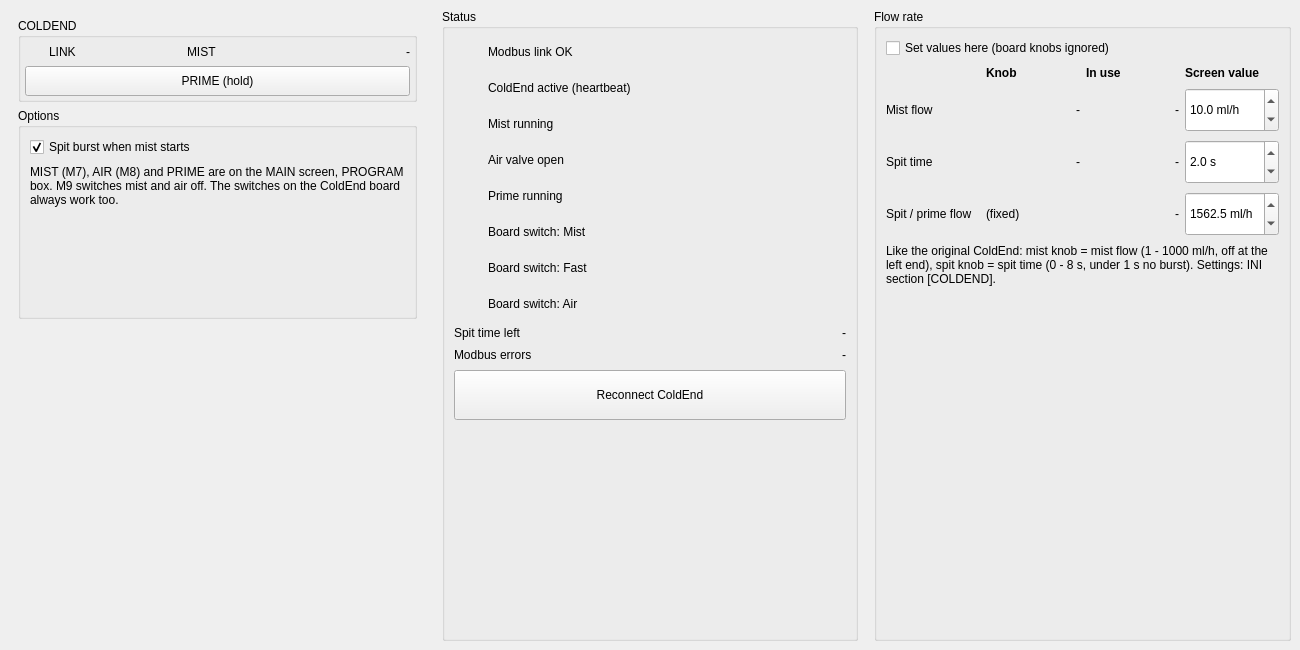
<?xml version="1.0" ?>
<ui version="4.0">
 <class>MainWindow</class>
 <widget class="QMainWindow" name="MainWindow">
  <property name="geometry">
   <rect>
    <x>0</x>
    <y>0</y>
    <width>1300</width>
    <height>650</height>
   </rect>
  </property>
  <property name="windowTitle">
   <string>ColdEnd</string>
  </property>
  <widget class="QWidget" name="centralwidget">
   <layout class="QGridLayout" name="main_l">
    <property name="horizontalSpacing">
     <number>16</number>
    </property>
    <item row="0" column="0">
     <widget class="QWidget" name="col_left">
      <layout class="QVBoxLayout" name="col_left_l">
       <item>
        <widget class="QGroupBox" name="grp_main">
         <property name="title">
          <string>COLDEND</string>
         </property>
         <property name="minimumSize">
          <size>
           <width>0</width>
           <height>84</height>
          </size>
         </property>
         <property name="maximumSize">
          <size>
           <width>16777215</width>
           <height>84</height>
          </size>
         </property>
         <layout class="QGridLayout" name="grp_main_l">
          <property name="leftMargin">
           <number>4</number>
          </property>
          <property name="topMargin">
           <number>4</number>
          </property>
          <property name="rightMargin">
           <number>4</number>
          </property>
          <property name="bottomMargin">
           <number>4</number>
          </property>
          <property name="horizontalSpacing">
           <number>4</number>
          </property>
          <property name="verticalSpacing">
           <number>4</number>
          </property>
          <item row="0" column="0">
           <widget class="LED" name="led_main_link">
            <property name="minimumSize">
             <size>
              <width>20</width>
              <height>20</height>
             </size>
            </property>
            <property name="maximumSize">
             <size>
              <width>20</width>
              <height>20</height>
             </size>
            </property>
           </widget>
          </item>
          <item row="0" column="1">
           <widget class="QLabel" name="t_main_link">
            <property name="text">
             <string>LINK</string>
            </property>
           </widget>
          </item>
          <item row="0" column="2">
           <widget class="LED" name="led_main_mist">
            <property name="minimumSize">
             <size>
              <width>20</width>
              <height>20</height>
             </size>
            </property>
            <property name="maximumSize">
             <size>
              <width>20</width>
              <height>20</height>
             </size>
            </property>
           </widget>
          </item>
          <item row="0" column="3">
           <widget class="QLabel" name="t_main_mist">
            <property name="text">
             <string>MIST</string>
            </property>
           </widget>
          </item>
          <item row="0" column="4">
           <widget class="HALLabel" name="lbl_main_flow">
            <property name="textTemplate" stdset="0">
             <string>%.1f ml/h</string>
            </property>
            <property name="bit_pin_type" stdset="0">
             <bool>false</bool>
            </property>
            <property name="float_pin_type" stdset="0">
             <bool>true</bool>
            </property>
            <property name="alignment">
             <set>Qt::AlignRight|Qt::AlignVCenter</set>
            </property>
            <property name="text">
             <string>-</string>
            </property>
           </widget>
          </item>
          <item row="1" column="0" colspan="5">
           <widget class="PushButton" name="btn_prime">
            <property name="text">
             <string>PRIME (hold)</string>
            </property>
            <property name="minimumSize">
             <size>
              <width>0</width>
              <height>30</height>
             </size>
            </property>
            <property name="maximumSize">
             <size>
              <width>16777215</width>
              <height>30</height>
             </size>
            </property>
           </widget>
          </item>
         </layout>
        </widget>
       </item>
       <item>
        <widget class="QGroupBox" name="grp_options">
         <property name="title">
          <string>Options</string>
         </property>
         <layout class="QGridLayout" name="grp_options_l" rowstretch="0,0,1">
          <property name="verticalSpacing">
           <number>8</number>
          </property>
          <item row="0" column="0">
           <widget class="CheckBox" name="chk_spit">
            <property name="text">
             <string>Spit burst when mist starts</string>
            </property>
            <property name="checked">
             <bool>true</bool>
            </property>
           </widget>
          </item>
          <item row="1" column="0">
           <widget class="QLabel" name="lbl_opt_note">
            <property name="text">
             <string>MIST (M7), AIR (M8) and PRIME are on the MAIN screen, PROGRAM box. M9 switches mist and air off. The switches on the ColdEnd board always work too.</string>
            </property>
            <property name="wordWrap">
             <bool>true</bool>
            </property>
           </widget>
          </item>
          <item row="2" column="0">
           <spacer name="grp_options_vspace">
            <property name="orientation">
             <enum>Qt::Vertical</enum>
            </property>
           </spacer>
          </item>
         </layout>
        </widget>
       </item>
       <item>
        <widget class="QLabel" name="img_board">
         <property name="text">
          <string/>
         </property>
         <property name="alignment">
          <set>Qt::AlignCenter</set>
         </property>
         <property name="minimumSize">
          <size>
           <width>0</width>
           <height>300</height>
          </size>
         </property>
        </widget>
       </item>
       <item>
        <spacer name="col_left_vspace">
         <property name="orientation">
          <enum>Qt::Vertical</enum>
         </property>
        </spacer>
       </item>
      </layout>
     </widget>
    </item>
    <item row="0" column="1">
     <widget class="QGroupBox" name="grp_status">
      <property name="title">
       <string>Status</string>
      </property>
      <layout class="QGridLayout" name="grp_status_l" rowstretch="0,0,0,0,0,0,0,0,0,0,0,1">
       <property name="verticalSpacing">
        <number>8</number>
       </property>
       <item row="0" column="0">
        <widget class="LED" name="led_link">
         <property name="minimumSize">
          <size>
           <width>28</width>
           <height>28</height>
          </size>
         </property>
         <property name="maximumSize">
          <size>
           <width>28</width>
           <height>28</height>
          </size>
         </property>
        </widget>
       </item>
       <item row="0" column="1" colspan="2">
        <widget class="QLabel" name="t_led_link">
         <property name="text">
          <string>Modbus link OK</string>
         </property>
        </widget>
       </item>
       <item row="1" column="0">
        <widget class="LED" name="led_fw">
         <property name="minimumSize">
          <size>
           <width>28</width>
           <height>28</height>
          </size>
         </property>
         <property name="maximumSize">
          <size>
           <width>28</width>
           <height>28</height>
          </size>
         </property>
        </widget>
       </item>
       <item row="1" column="1" colspan="2">
        <widget class="QLabel" name="t_led_fw">
         <property name="text">
          <string>ColdEnd active (heartbeat)</string>
         </property>
        </widget>
       </item>
       <item row="2" column="0">
        <widget class="LED" name="led_mist">
         <property name="minimumSize">
          <size>
           <width>28</width>
           <height>28</height>
          </size>
         </property>
         <property name="maximumSize">
          <size>
           <width>28</width>
           <height>28</height>
          </size>
         </property>
        </widget>
       </item>
       <item row="2" column="1" colspan="2">
        <widget class="QLabel" name="t_led_mist">
         <property name="text">
          <string>Mist running</string>
         </property>
        </widget>
       </item>
       <item row="3" column="0">
        <widget class="LED" name="led_air">
         <property name="minimumSize">
          <size>
           <width>28</width>
           <height>28</height>
          </size>
         </property>
         <property name="maximumSize">
          <size>
           <width>28</width>
           <height>28</height>
          </size>
         </property>
        </widget>
       </item>
       <item row="3" column="1" colspan="2">
        <widget class="QLabel" name="t_led_air">
         <property name="text">
          <string>Air valve open</string>
         </property>
        </widget>
       </item>
       <item row="4" column="0">
        <widget class="LED" name="led_prime">
         <property name="minimumSize">
          <size>
           <width>28</width>
           <height>28</height>
          </size>
         </property>
         <property name="maximumSize">
          <size>
           <width>28</width>
           <height>28</height>
          </size>
         </property>
        </widget>
       </item>
       <item row="4" column="1" colspan="2">
        <widget class="QLabel" name="t_led_prime">
         <property name="text">
          <string>Prime running</string>
         </property>
        </widget>
       </item>
       <item row="5" column="0">
        <widget class="LED" name="led_sw_mist">
         <property name="minimumSize">
          <size>
           <width>28</width>
           <height>28</height>
          </size>
         </property>
         <property name="maximumSize">
          <size>
           <width>28</width>
           <height>28</height>
          </size>
         </property>
        </widget>
       </item>
       <item row="5" column="1" colspan="2">
        <widget class="QLabel" name="t_led_sw_mist">
         <property name="text">
          <string>Board switch: Mist</string>
         </property>
        </widget>
       </item>
       <item row="6" column="0">
        <widget class="LED" name="led_sw_fast">
         <property name="minimumSize">
          <size>
           <width>28</width>
           <height>28</height>
          </size>
         </property>
         <property name="maximumSize">
          <size>
           <width>28</width>
           <height>28</height>
          </size>
         </property>
        </widget>
       </item>
       <item row="6" column="1" colspan="2">
        <widget class="QLabel" name="t_led_sw_fast">
         <property name="text">
          <string>Board switch: Fast</string>
         </property>
        </widget>
       </item>
       <item row="7" column="0">
        <widget class="LED" name="led_sw_air">
         <property name="minimumSize">
          <size>
           <width>28</width>
           <height>28</height>
          </size>
         </property>
         <property name="maximumSize">
          <size>
           <width>28</width>
           <height>28</height>
          </size>
         </property>
        </widget>
       </item>
       <item row="7" column="1" colspan="2">
        <widget class="QLabel" name="t_led_sw_air">
         <property name="text">
          <string>Board switch: Air</string>
         </property>
        </widget>
       </item>
       <item row="8" column="0" colspan="2">
        <widget class="QLabel" name="t_spit_left">
         <property name="text">
          <string>Spit time left</string>
         </property>
        </widget>
       </item>
       <item row="8" column="2">
        <widget class="HALLabel" name="lbl_spit_left">
         <property name="textTemplate" stdset="0">
          <string>%.1f s</string>
         </property>
         <property name="bit_pin_type" stdset="0">
          <bool>false</bool>
         </property>
         <property name="float_pin_type" stdset="0">
          <bool>true</bool>
         </property>
         <property name="alignment">
          <set>Qt::AlignRight|Qt::AlignVCenter</set>
         </property>
         <property name="text">
          <string>-</string>
         </property>
        </widget>
       </item>
       <item row="9" column="0" colspan="2">
        <widget class="QLabel" name="t_errors">
         <property name="text">
          <string>Modbus errors</string>
         </property>
        </widget>
       </item>
       <item row="9" column="2">
        <widget class="HALLabel" name="lbl_errors">
         <property name="textTemplate" stdset="0">
          <string>%d</string>
         </property>
         <property name="bit_pin_type" stdset="0">
          <bool>false</bool>
         </property>
         <property name="s32_pin_type" stdset="0">
          <bool>true</bool>
         </property>
         <property name="alignment">
          <set>Qt::AlignRight|Qt::AlignVCenter</set>
         </property>
         <property name="text">
          <string>-</string>
         </property>
        </widget>
       </item>
       <item row="10" column="0" colspan="3">
        <widget class="PushButton" name="btn_reconnect">
         <property name="text">
          <string>Reconnect ColdEnd</string>
         </property>
         <property name="minimumSize">
          <size>
           <width>0</width>
           <height>50</height>
          </size>
         </property>
        </widget>
       </item>
       <item row="11" column="0">
        <spacer name="grp_status_vspace">
         <property name="orientation">
          <enum>Qt::Vertical</enum>
         </property>
        </spacer>
       </item>
      </layout>
     </widget>
    </item>
    <item row="0" column="2">
     <widget class="QGroupBox" name="grp_rates">
      <property name="title">
       <string>Flow rate</string>
      </property>
      <layout class="QGridLayout" name="grp_rates_l" rowstretch="0,0,0,0,0,0,1">
       <property name="verticalSpacing">
        <number>8</number>
       </property>
       <item row="0" column="0" colspan="4">
        <widget class="CheckBox" name="chk_use_screen">
         <property name="text">
          <string>Set values here (board knobs ignored)</string>
         </property>
         <property name="checked">
          <bool>false</bool>
         </property>
        </widget>
       </item>
       <item row="1" column="0">
        <widget class="QLabel" name="h0">
         <property name="text">
          <string>&lt;b&gt;&lt;/b&gt;</string>
         </property>
        </widget>
       </item>
       <item row="1" column="1">
        <widget class="QLabel" name="h1">
         <property name="text">
          <string>&lt;b&gt;Knob&lt;/b&gt;</string>
         </property>
        </widget>
       </item>
       <item row="1" column="2">
        <widget class="QLabel" name="h2">
         <property name="text">
          <string>&lt;b&gt;In use&lt;/b&gt;</string>
         </property>
        </widget>
       </item>
       <item row="1" column="3">
        <widget class="QLabel" name="h3">
         <property name="text">
          <string>&lt;b&gt;Screen value&lt;/b&gt;</string>
         </property>
        </widget>
       </item>
       <item row="2" column="0">
        <widget class="QLabel" name="r_mist">
         <property name="text">
          <string>Mist flow</string>
         </property>
        </widget>
       </item>
       <item row="2" column="1">
        <widget class="HALLabel" name="lbl_knob_mist">
         <property name="textTemplate" stdset="0">
          <string>%.0f %%</string>
         </property>
         <property name="bit_pin_type" stdset="0">
          <bool>false</bool>
         </property>
         <property name="float_pin_type" stdset="0">
          <bool>true</bool>
         </property>
         <property name="alignment">
          <set>Qt::AlignRight|Qt::AlignVCenter</set>
         </property>
         <property name="text">
          <string>-</string>
         </property>
        </widget>
       </item>
       <item row="2" column="2">
        <widget class="HALLabel" name="lbl_mist_flow">
         <property name="textTemplate" stdset="0">
          <string>%.1f ml/h</string>
         </property>
         <property name="bit_pin_type" stdset="0">
          <bool>false</bool>
         </property>
         <property name="float_pin_type" stdset="0">
          <bool>true</bool>
         </property>
         <property name="alignment">
          <set>Qt::AlignRight|Qt::AlignVCenter</set>
         </property>
         <property name="text">
          <string>-</string>
         </property>
        </widget>
       </item>
       <item row="2" column="3">
        <widget class="DoubleScale" name="ds_mist">
         <property name="minimum">
          <double>0.0</double>
         </property>
         <property name="maximum">
          <double>3000.0</double>
         </property>
         <property name="value">
          <double>10.0</double>
         </property>
         <property name="singleStep">
          <double>1.0</double>
         </property>
         <property name="decimals">
          <number>1</number>
         </property>
         <property name="suffix">
          <string> ml/h</string>
         </property>
         <property name="minimumSize">
          <size>
           <width>0</width>
           <height>44</height>
          </size>
         </property>
        </widget>
       </item>
       <item row="3" column="0">
        <widget class="QLabel" name="r_time">
         <property name="text">
          <string>Spit time</string>
         </property>
        </widget>
       </item>
       <item row="3" column="1">
        <widget class="HALLabel" name="lbl_knob_spit">
         <property name="textTemplate" stdset="0">
          <string>%.0f %%</string>
         </property>
         <property name="bit_pin_type" stdset="0">
          <bool>false</bool>
         </property>
         <property name="float_pin_type" stdset="0">
          <bool>true</bool>
         </property>
         <property name="alignment">
          <set>Qt::AlignRight|Qt::AlignVCenter</set>
         </property>
         <property name="text">
          <string>-</string>
         </property>
        </widget>
       </item>
       <item row="3" column="2">
        <widget class="HALLabel" name="lbl_spit_time">
         <property name="textTemplate" stdset="0">
          <string>%.1f s</string>
         </property>
         <property name="bit_pin_type" stdset="0">
          <bool>false</bool>
         </property>
         <property name="float_pin_type" stdset="0">
          <bool>true</bool>
         </property>
         <property name="alignment">
          <set>Qt::AlignRight|Qt::AlignVCenter</set>
         </property>
         <property name="text">
          <string>-</string>
         </property>
        </widget>
       </item>
       <item row="3" column="3">
        <widget class="DoubleScale" name="ds_spit_time">
         <property name="minimum">
          <double>0.0</double>
         </property>
         <property name="maximum">
          <double>30.0</double>
         </property>
         <property name="value">
          <double>2.0</double>
         </property>
         <property name="singleStep">
          <double>0.5</double>
         </property>
         <property name="decimals">
          <number>1</number>
         </property>
         <property name="suffix">
          <string> s</string>
         </property>
         <property name="minimumSize">
          <size>
           <width>0</width>
           <height>44</height>
          </size>
         </property>
        </widget>
       </item>
       <item row="4" column="0">
        <widget class="QLabel" name="r_fast">
         <property name="text">
          <string>Spit / prime flow</string>
         </property>
        </widget>
       </item>
       <item row="4" column="1">
        <widget class="QLabel" name="r_fast_k">
         <property name="text">
          <string>(fixed)</string>
         </property>
        </widget>
       </item>
       <item row="4" column="2">
        <widget class="HALLabel" name="lbl_fast_flow">
         <property name="textTemplate" stdset="0">
          <string>%.0f ml/h</string>
         </property>
         <property name="bit_pin_type" stdset="0">
          <bool>false</bool>
         </property>
         <property name="float_pin_type" stdset="0">
          <bool>true</bool>
         </property>
         <property name="alignment">
          <set>Qt::AlignRight|Qt::AlignVCenter</set>
         </property>
         <property name="text">
          <string>-</string>
         </property>
        </widget>
       </item>
       <item row="4" column="3">
        <widget class="DoubleScale" name="ds_fast">
         <property name="minimum">
          <double>1.0</double>
         </property>
         <property name="maximum">
          <double>3000.0</double>
         </property>
         <property name="value">
          <double>1562.5</double>
         </property>
         <property name="singleStep">
          <double>50.0</double>
         </property>
         <property name="decimals">
          <number>1</number>
         </property>
         <property name="suffix">
          <string> ml/h</string>
         </property>
         <property name="minimumSize">
          <size>
           <width>0</width>
           <height>44</height>
          </size>
         </property>
        </widget>
       </item>
       <item row="5" column="0" colspan="4">
        <widget class="QLabel" name="r_note">
         <property name="text">
          <string>Like the original ColdEnd: mist knob = mist flow (1 - 1000 ml/h, off at the left end), spit knob = spit time (0 - 8 s, under 1 s no burst). Settings: INI section [COLDEND].</string>
         </property>
         <property name="wordWrap">
          <bool>true</bool>
         </property>
        </widget>
       </item>
       <item row="6" column="0">
        <spacer name="grp_rates_vspace">
         <property name="orientation">
          <enum>Qt::Vertical</enum>
         </property>
        </spacer>
       </item>
      </layout>
     </widget>
    </item>
   </layout>
  </widget>
 </widget>
 <customwidgets>
  <customwidget>
   <class>IndicatedPushButton</class>
   <extends>QPushButton</extends>
   <header>qtvcp.widgets.simple_widgets</header>
  </customwidget>
  <customwidget>
   <class>PushButton</class>
   <extends>IndicatedPushButton</extends>
   <header>qtvcp.widgets.simple_widgets</header>
  </customwidget>
  <customwidget>
   <class>CheckBox</class>
   <extends>QCheckBox</extends>
   <header>qtvcp.widgets.simple_widgets</header>
  </customwidget>
  <customwidget>
   <class>DoubleScale</class>
   <extends>QDoubleSpinBox</extends>
   <header>qtvcp.widgets.simple_widgets</header>
  </customwidget>
  <customwidget>
   <class>HALLabel</class>
   <extends>QLabel</extends>
   <header>qtvcp.widgets.hal_label</header>
  </customwidget>
  <customwidget>
   <class>LED</class>
   <extends>QWidget</extends>
   <header>qtvcp.widgets.led_widget</header>
  </customwidget>
 </customwidgets>
 <resources/>
 <connections/>
</ui>
